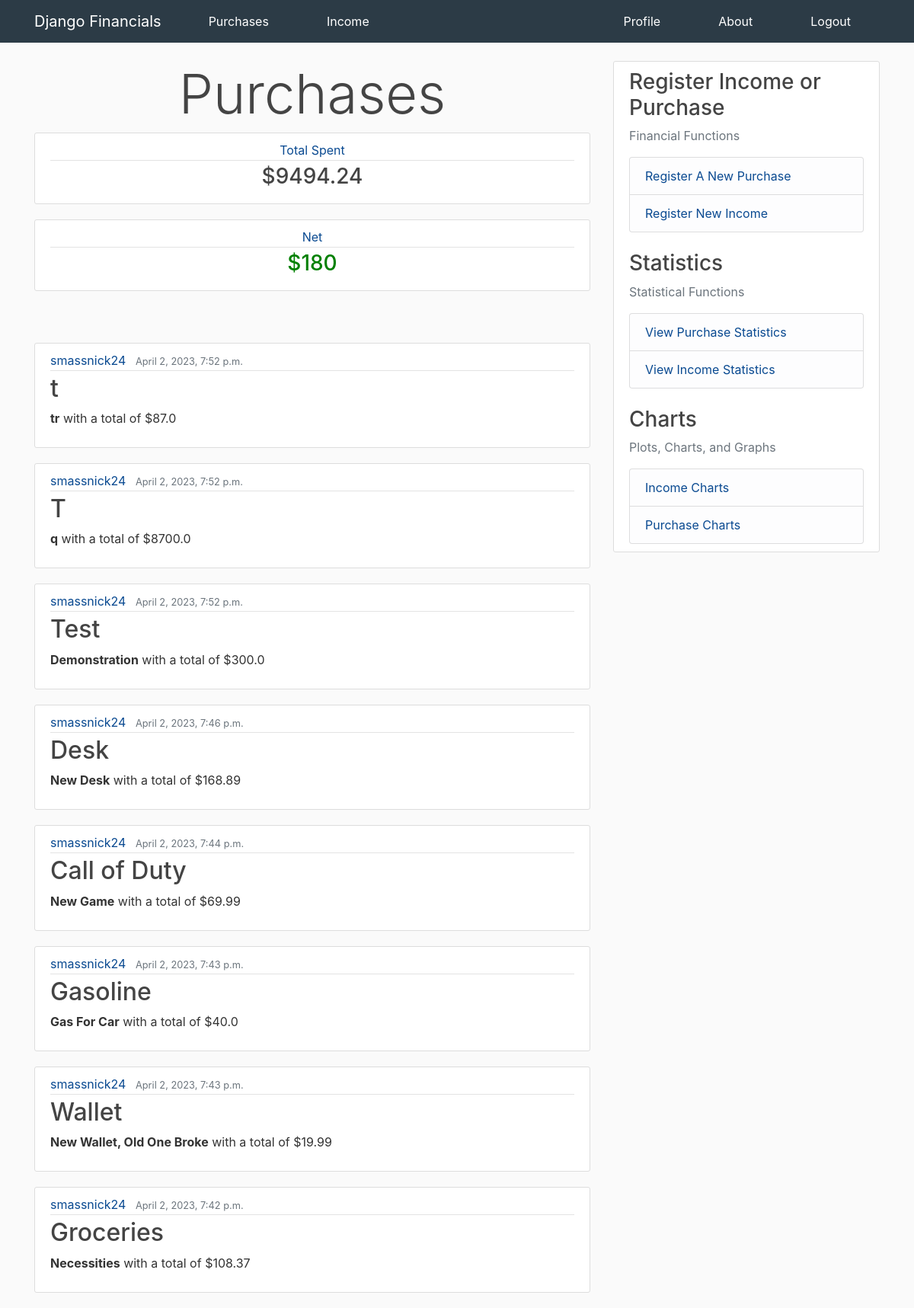
The app's page /purchase (signed in) with its own data.
### finance_app/models.py (models this page shows, shortened)
class Purchase(models.Model):
    purchase_name = models.CharField(max_length=100)
    purchase_description = models.TextField()
    amount = models.FloatField()
    date_purchased = models.DateTimeField(default=timezone.now)
    month_purchased = models.IntegerField(default=timezone.now().month)
    owner = models.ForeignKey(User, on_delete=models.CASCADE)

### finance_app/views.py (the view)
# urls.py: path("purchase", views.purchase_page, name="purchase_page"),
@login_required
def purchase_page(request):
    total_pur = sum([purchase.amount for purchase in Purchase.objects.filter(owner=request.user)])
    total_inc = sum([income.amount for income in Income.objects.filter(owner=request.user)])
    net = total_inc - total_pur
    if net < 0.001 and net > -0.001:
        net = 0
    context = {
        "title": "Purchases",
        'purchases': reversed(Purchase.objects.all()),
        'total': total_pur,
        'net': net
    }
    return render(request, "finance_app/purchases.html", context)

### finance_app/templates/finance_app/purchases.html
{% extends "finance_app/base.html"%}
{% block content%}
    <h1 class="display-3 center">Purchases</h1>
    <article class="media content-section">
        <div class="media-body">
            <div class="article-metadata">
                <a class="mr-2 center"  style="color: #0a4a91;" href="#">Total Spent</a>
            </div>
            <h3><a class="article-title center" href="{% url 'purchase_statistics_page' %}" >${{total|floatformat:-2}}</a></h3>
        </div>
    </article>
    <article class="media content-section">
        <div class="media-body">
            <div class="article-metadata">
                <a class="mr-2 center" style="color: #0a4a91;" href="#">Net</a>
            </div>
            {% if net > 0 %}
                <h3><a class="article-title center" href="#" style="color: green;">${{net|floatformat:-2}}</a></h3>
            {% elif net < 0 %}
                <h3><a class="article-title center" href="#" style="color: red;">${{net|floatformat:-2}}</a></h3>
            {% else %}
                <h3><a class="article-title center" href="#" style="color: black;">${{net|floatformat:-2}}</a></h3>
            {% endif %}
        </div>
    </article>
    <br>
    <br>
    {% for purchase in purchases %}
       {% if purchase.owner == user %}
        <article class="media content-section" aria-label="Container for Purchase">
            <div class="media-body">
                <div class="article-metadata">
                    <a class="mr-2" href="#" style="color: #0a4a91;">{{purchase.owner}}</a>
                    <small class="text-muted">{{purchase.date_purchased}}</small>
                </div>
                <h2><a class="article-title" href="#">{{purchase.purchase_name}}</a></h2>
                <p class="article-content"><strong>{{purchase.purchase_description}}</strong> with a total of ${{purchase.amount}}</p>
            </div>
        </article>
       {% endif %}
    {% endfor %}
{% endblock content%}

### finance_app/static/finance_app/styles.css (style rules this page uses)
body { background: #fafafa; color: #333333; margin-top: 5rem; }
h1, h2, h3, h4, h5, h6 { color: #444444; }
.center { width: 100%; display: inline-flex; justify-content: center; text-align: center; }
.content-section { background: #ffffff; padding: 10px 20px; border: 1px solid #dddddd; border-radius: 3px; margin-bottom: 20px; }
.article-title { color: #444444; text-align: center; }
.article-content { white-space: pre-line; }
.article-metadata { padding-bottom: 1px; margin-bottom: 4px; border-bottom: 1px solid #e3e3e3 }

### records on screen
Purchase: owner "smassnick24", date_purchased "April 2, 2023, 7:52 p.m.", purchase_name "t", purchase_description "tr", amount "87.0"
Purchase: owner "smassnick24", date_purchased "April 2, 2023, 7:52 p.m.", purchase_name "T", purchase_description "q", amount "8700.0"
Purchase: owner "smassnick24", date_purchased "April 2, 2023, 7:52 p.m.", purchase_name "Test", purchase_description "Demonstration", amount "300.0"
Purchase: owner "smassnick24", date_purchased "April 2, 2023, 7:46 p.m.", purchase_name "Desk", purchase_description "New Desk", amount "168.89"
Purchase: owner "smassnick24", date_purchased "April 2, 2023, 7:44 p.m.", purchase_name "Call of Duty", purchase_description "New Game", amount "69.99"
Purchase: owner "smassnick24", date_purchased "April 2, 2023, 7:43 p.m.", purchase_name "Gasoline", purchase_description "Gas For Car", amount "40.0"
Purchase: owner "smassnick24", date_purchased "April 2, 2023, 7:43 p.m.", purchase_name "Wallet", purchase_description "New Wallet, Old One Broke", amount "19.99"
Purchase: owner "smassnick24", date_purchased "April 2, 2023, 7:42 p.m.", purchase_name "Groceries", purchase_description "Necessities", amount "108.37"

### other values on screen
{{ total|floatformat:-2 }} "9494.24"
{{ net|floatformat:-2 }} "180"
